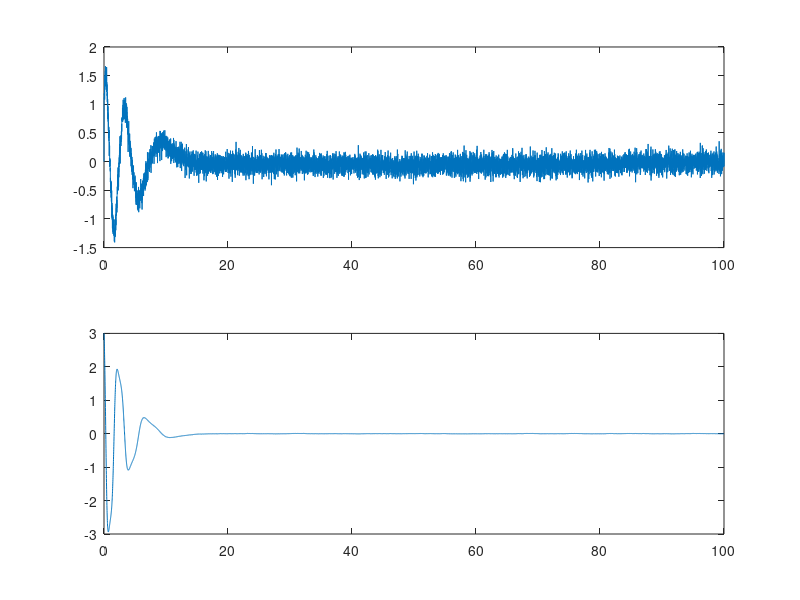

Write the MATLAB code that produced this figure.
%% Guel Cortez 2024
% Constant acceleration model
% Model simulating the real system

rng(0)
Ts=1e-2; L=100;
t=0:Ts:L;
x=zeros([2,length(t)]);
y=zeros([1,length(t)]);
u=0;
x(:,1)=[1,3]';
R=1e-2;
w=2;m=1; gamma=0.5;
xi_1=1e-3; xi_2=1e-3;

for k=2:length(t)
    x(1,k)=x(1,k-1)+Ts*(x(2,k-1)+sqrt(xi_1)*randn);
    x(2,k)=x(2,k-1)+(Ts/m)*(-(w^2)*x(1,k-1)^3-gamma*x(2,k-1)+u+sqrt(xi_2)*randn);
    y(k)=x(1,k)+sqrt(R)*randn;
end
figure
subplot(2,1,1)
plot(t,y)
subplot(2,1,2)
plot(t,x(2,:))